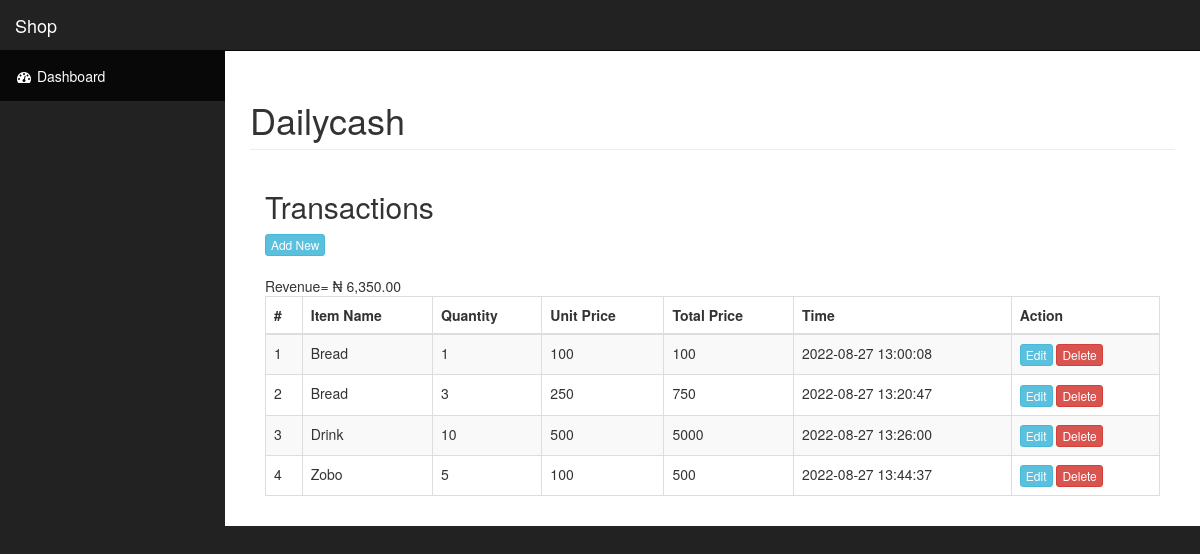
The page / on the database its author committed.
### tables this page shows
CREATE TABLE `transaction` (
  `id` int(50) NOT NULL,
  `item` varchar(50) DEFAULT NULL,
  `quantity` varchar(50) DEFAULT NULL,
  `price` varchar(50) DEFAULT NULL,
  `salestime` timestamp NOT NULL DEFAULT current_timestamp(),
  `softdelete` int(2) NOT NULL DEFAULT 0
);

### index.php (the view, shortened to what this page needs)
<?php
include('connection.php');
$history="";
$count=1;
$revenue=0;
        $sql = "SELECT id, item, quantity, price, salestime FROM transaction WHERE softdelete='0'";
        $result = $conn->query($sql);
        if ($result->num_rows > 0) {
            while($row = $result->fetch_assoc()) {
                $id=$row['id'];
                $item=$row['item'];
                $quantity=$row['quantity'];
                $price=$row['price'];
                $salestime=$row['salestime'];
                $total=$price * $quantity;
                $revenue+=$total;
                $history.="<tr>
                            <td>".$count."</td>
                            <td>".$item."</td>
                            <td>".$quantity."</td>
                            <td>".$price."</td>
                            <td>".$total."</td>
                            <td>".$salestime."</td>
                            <td>
                            <a href='edit.php?id=".$id."' type='button' class='btn btn-xs btn-info'>Edit</a>
                            <a href='delete.php?id=".$id."' type='button' class='btn btn-xs btn-danger'>Delete</a>
                            </td>
                        </tr>";
                        $count++;
            }
        } else {
            $history= "0 results";
        }
include('header.php');
?>
<body>
    <div id="wrapper">
        <nav class="navbar navbar-inverse navbar-fixed-top" role="navigation">
            <div class="navbar-header">
                <a class="navbar-brand" href="index.php">Shop</a>
            </div>
            <div class="collapse navbar-collapse navbar-ex1-collapse">
                <ul class="nav navbar-nav side-nav">
                    <li class="active">
                        <a href="index.php"><i class="fa fa-fw fa-dashboard"></i> Dashboard</a>
                    </li>
                </ul>
            </div>
        </nav>
        <div id="page-wrapper">
            <div class="container-fluid">
                <div class="row">
                    <div class="col-lg-12">
                        <h1 class="page-header">
                         Dailycash
                        </h1>
                    </div>
                </div>
             <div class="col-lg-12">
                        <h2>Transactions</h2>
                        <a href="edit.php" type="button" class="btn btn-xs btn-info">Add New</a>
                        <div class="table-responsive">
                        <br>
                        Revenue= <?php echo  "&#8358; ".number_format($revenue,2);?>
                        <br>
                            <table class="table table-bordered table-hover table-striped">
                                <thead>
                                    <tr>
                                        <th>#</th>
                                        <th>Item Name</th>
                                        <th>Quantity</th>
                                        <th>Unit Price</th>
                                        <th><b>Total Price</b></th>
                                        <th>Time</th>
                                        <th>Action</th>
                                    </tr>
                                </thead>
                                <tbody>
                                    <?php echo $history; ?>
                                </tbody>
                            </table>
                        </div>
                    </div>
                </div>
            </div>
        </div>
</body>
</html>

### header.php (shortened to what this page needs)
<!DOCTYPE html>
<html lang="en">
<head>
    <link href="css/bootstrap.min.css" rel="stylesheet">
    <link href="css/sb-admin.css" rel="stylesheet">
    <link href="css/plugins/morris.css" rel="stylesheet">
    <link href="font-awesome/css/font-awesome.min.css" rel="stylesheet" type="text/css">
</head>

### css/sb-admin.css (style rules this page uses)
body { margin-top: 100px; background-color: #222; }
@media (min-width:768px) { body { margin-top: 50px; } }
#wrapper { padding-left: 0; }
#page-wrapper { width: 100%; padding: 0; background-color: #fff; }
@media (min-width:768px) { #wrapper { padding-left: 225px; } }
@media (min-width:768px) { #page-wrapper { padding: 10px; } }
@media (min-width:768px) { .side-nav { position: fixed; top: 51px; left: 225px; width: 225px; margin-left: -225px; border: none; border-radius: 0; overflow-y: auto; background-color: #222; bottom: 0; overflow-x: hidden; padding-bottom: 40px; } }
@media (min-width:768px) { .side-nav>li>a { width: 225px; } }

### rows shown on the page
transaction: item "Bread", quantity "1", price "100", salestime "2022-08-27 13:00:08"
transaction: item "Bread", quantity "3", price "250", total "750", salestime "2022-08-27 13:20:47"
transaction: item "Drink", quantity "10", price "500", total "5000", salestime "2022-08-27 13:26:00"
transaction: item "Zobo", quantity "5", price "100", total "500", salestime "2022-08-27 13:44:37"

### other values the page prints
$revenue "6,350.00"
